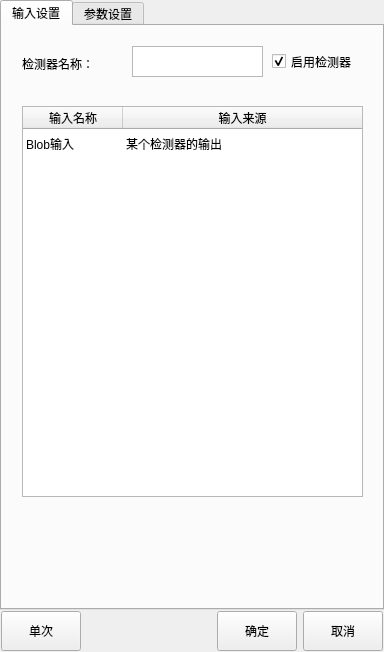
<?xml version="1.0" encoding="UTF-8"?>
<ui version="4.0">
 <class>CMvBlobCumulativeArea</class>
 <widget class="QWidget" name="CMvBlobCumulativeArea">
  <property name="geometry">
   <rect>
    <x>0</x>
    <y>0</y>
    <width>384</width>
    <height>652</height>
   </rect>
  </property>
  <property name="windowTitle">
   <string>Blob面积累计</string>
  </property>
  <layout class="QHBoxLayout" name="horizontalLayout_3">
   <property name="leftMargin">
    <number>0</number>
   </property>
   <property name="topMargin">
    <number>0</number>
   </property>
   <property name="rightMargin">
    <number>0</number>
   </property>
   <property name="bottomMargin">
    <number>0</number>
   </property>
   <item>
    <layout class="QVBoxLayout" name="verticalLayout">
     <property name="spacing">
      <number>0</number>
     </property>
     <item>
      <widget class="QTabWidget" name="tabWidget">
       <property name="minimumSize">
        <size>
         <width>382</width>
         <height>602</height>
        </size>
       </property>
       <property name="maximumSize">
        <size>
         <width>16777215</width>
         <height>16777215</height>
        </size>
       </property>
       <property name="currentIndex">
        <number>0</number>
       </property>
       <widget class="QWidget" name="tab">
        <attribute name="title">
         <string>输入设置</string>
        </attribute>
        <widget class="QLabel" name="label_funcName">
         <property name="geometry">
          <rect>
           <x>20</x>
           <y>30</y>
           <width>81</width>
           <height>16</height>
          </rect>
         </property>
         <property name="text">
          <string>检测器名称：</string>
         </property>
        </widget>
        <widget class="QCheckBox" name="checkBox_enableFunc">
         <property name="geometry">
          <rect>
           <x>270</x>
           <y>20</y>
           <width>101</width>
           <height>31</height>
          </rect>
         </property>
         <property name="minimumSize">
          <size>
           <width>101</width>
           <height>31</height>
          </size>
         </property>
         <property name="text">
          <string>启用检测器</string>
         </property>
         <property name="checked">
          <bool>true</bool>
         </property>
        </widget>
        <widget class="QPlainTextEdit" name="plainTextEdit_funcName">
         <property name="geometry">
          <rect>
           <x>130</x>
           <y>20</y>
           <width>131</width>
           <height>31</height>
          </rect>
         </property>
         <property name="minimumSize">
          <size>
           <width>131</width>
           <height>31</height>
          </size>
         </property>
         <property name="maximumSize">
          <size>
           <width>131</width>
           <height>31</height>
          </size>
         </property>
         <property name="overwriteMode">
          <bool>false</bool>
         </property>
        </widget>
        <widget class="QTableWidget" name="tableWidget_input">
         <property name="geometry">
          <rect>
           <x>20</x>
           <y>80</y>
           <width>341</width>
           <height>391</height>
          </rect>
         </property>
         <property name="editTriggers">
          <set>QAbstractItemView::NoEditTriggers</set>
         </property>
         <property name="selectionMode">
          <enum>QAbstractItemView::SingleSelection</enum>
         </property>
         <property name="textElideMode">
          <enum>Qt::ElideRight</enum>
         </property>
         <property name="verticalScrollMode">
          <enum>QAbstractItemView::ScrollPerItem</enum>
         </property>
         <property name="showGrid">
          <bool>false</bool>
         </property>
         <attribute name="horizontalHeaderStretchLastSection">
          <bool>true</bool>
         </attribute>
         <attribute name="verticalHeaderVisible">
          <bool>false</bool>
         </attribute>
         <attribute name="verticalHeaderCascadingSectionResizes">
          <bool>false</bool>
         </attribute>
         <row>
          <property name="text">
           <string>1</string>
          </property>
         </row>
         <column>
          <property name="text">
           <string>输入名称</string>
          </property>
         </column>
         <column>
          <property name="text">
           <string>输入来源</string>
          </property>
         </column>
         <item row="0" column="0">
          <property name="text">
           <string>Blob输入</string>
          </property>
         </item>
         <item row="0" column="1">
          <property name="text">
           <string>某个检测器的输出</string>
          </property>
         </item>
        </widget>
       </widget>
       <widget class="QWidget" name="tab_2">
        <attribute name="title">
         <string>参数设置</string>
        </attribute>
        <widget class="QLabel" name="label_maxArea">
         <property name="geometry">
          <rect>
           <x>20</x>
           <y>20</y>
           <width>111</width>
           <height>31</height>
          </rect>
         </property>
         <property name="text">
          <string>面积限定上限：</string>
         </property>
        </widget>
        <widget class="QSpinBox" name="spinBox_maxArea">
         <property name="geometry">
          <rect>
           <x>20</x>
           <y>50</y>
           <width>101</width>
           <height>31</height>
          </rect>
         </property>
         <property name="maximum">
          <number>50000000</number>
         </property>
        </widget>
        <widget class="QSpinBox" name="spinBox_minArea">
         <property name="geometry">
          <rect>
           <x>140</x>
           <y>50</y>
           <width>101</width>
           <height>31</height>
          </rect>
         </property>
         <property name="maximum">
          <number>50000000</number>
         </property>
        </widget>
        <widget class="QLabel" name="label_minArea">
         <property name="geometry">
          <rect>
           <x>140</x>
           <y>20</y>
           <width>111</width>
           <height>31</height>
          </rect>
         </property>
         <property name="text">
          <string>面积限定下限：</string>
         </property>
        </widget>
       </widget>
      </widget>
     </item>
     <item>
      <layout class="QHBoxLayout" name="horizontalLayout_2">
       <property name="leftMargin">
        <number>1</number>
       </property>
       <property name="topMargin">
        <number>1</number>
       </property>
       <property name="rightMargin">
        <number>1</number>
       </property>
       <property name="bottomMargin">
        <number>1</number>
       </property>
       <item>
        <widget class="QPushButton" name="pushButton_ones">
         <property name="minimumSize">
          <size>
           <width>80</width>
           <height>40</height>
          </size>
         </property>
         <property name="maximumSize">
          <size>
           <width>80</width>
           <height>40</height>
          </size>
         </property>
         <property name="text">
          <string>单次</string>
         </property>
        </widget>
       </item>
       <item>
        <spacer name="horizontalSpacer_2">
         <property name="orientation">
          <enum>Qt::Horizontal</enum>
         </property>
         <property name="sizeHint" stdset="0">
          <size>
           <width>40</width>
           <height>20</height>
          </size>
         </property>
        </spacer>
       </item>
       <item>
        <widget class="QPushButton" name="pushButton_affirm">
         <property name="minimumSize">
          <size>
           <width>80</width>
           <height>40</height>
          </size>
         </property>
         <property name="maximumSize">
          <size>
           <width>80</width>
           <height>40</height>
          </size>
         </property>
         <property name="text">
          <string>确定</string>
         </property>
        </widget>
       </item>
       <item>
        <widget class="QPushButton" name="pbPrev_cancel">
         <property name="minimumSize">
          <size>
           <width>80</width>
           <height>40</height>
          </size>
         </property>
         <property name="maximumSize">
          <size>
           <width>80</width>
           <height>40</height>
          </size>
         </property>
         <property name="text">
          <string>取消</string>
         </property>
        </widget>
       </item>
      </layout>
     </item>
    </layout>
   </item>
  </layout>
 </widget>
 <layoutdefault spacing="6" margin="11"/>
 <resources>
  <include location="CMvContourMatching.qrc"/>
 </resources>
 <connections/>
</ui>
